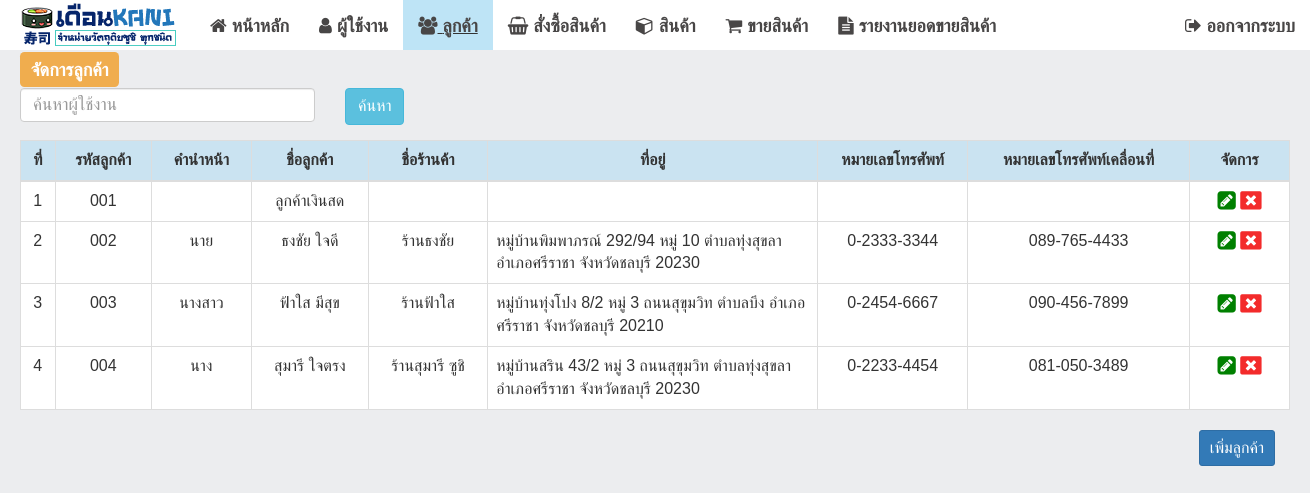
The app's page /index.php?viewName=customerList (signed in) with its own data.
### tables this page shows
CREATE TABLE `customer` (
  `customer_id` int(3) UNSIGNED ZEROFILL NOT NULL,
  `title_id` int(2) NOT NULL,
  `name_store` varchar(50) NOT NULL,
  `customer_name` varchar(50) NOT NULL,
  `address` varchar(100) NOT NULL,
  `tel` varchar(40) NOT NULL,
  `telephone` varchar(40) NOT NULL
);

CREATE TABLE `title` (
  `title_id` int(2) NOT NULL,
  `title_name` varchar(50) NOT NULL
);

### model/customer.php (called while the page is built, shortened)
<?php
class Customer {
    public function read($condition = "1=1 ") {
		$conn = new createCon();
        $con = $conn->connect();
        $this->sql = "SELECT * FROM  customer c LEFT OUTER JOIN title t ON c.title_id = t.title_id
          WHERE $condition ORDER BY c.customer_id ";
          mysqli_query($con,"SET NAMES 'utf8'");
        $query = mysqli_query($con,$this->sql);
        if ($query) {
            $result = array();
            while ($row = mysqli_fetch_array($query, MYSQLI_ASSOC)) {
                $result[] = $row;
            }
            return $result;
        } else {
            return false;
        }
    }
}

### views/customerList.php (the view, shortened to what this page needs)
<?php
include "./model/customer.php";
$obj = new Customer();
$search = " 1=1 ";
$rows = $obj->read($search);
?>
<div class="container">
    <h3><label class="label label-warning"  >จัดการลูกค้า</label></h3>
    <p>
    <div class="row">
                <div class="form-group col-md-3">
                    <input class="f17 form-control col-md-3" type="text" id="search" name="search" value="" placeholder="ค้นหาผู้ใช้งาน" />
                </div>
                <div class="form-group col-md-3 ">
                <button type="button" onclick="ActSearch()" class="btn btn-info f16">
                ค้นหา
                </button>
                </div>
    </div>
    <div class="table-responsive" >
        <table class="table table-bordered table-hover f16 " >
            <thead>
                <tr class="success">
                    <th class="text-center">ที่</th>
                    <th class="text-center">รหัสลูกค้า</th>
                    <th class="text-center" style="width: 100px;">คำนำหน้า</th>
                    <th class="text-center" >ชื่อลูกค้า</th>
                    <th class="text-center">ชื่อร้านค้า</th>
                    <th class="text-center" style="width: 330px;">ที่อยู่</th>
                    <th class="text-center" style="width: 150px;">หมายเลขโทรศัพท์</th>
                    <th class="text-center" >หมายเลขโทรศัพท์เคลื่อนที่</th>
                    <?php if($_SESSION["status"] != "2"){ ?>
                    <th class="text-center" style="width: 100px;">จัดการ</th>
                    <?php } ?>
                </tr>
            </thead>
            <tbody>
            <?php
                if ($rows != false) {
                    $count = 1;
                    foreach ($rows as $row) {
                        ?>
                        <tr>
                            <td class="text-center"><?= $count++; ?></td>
                            <td class="text-center"><?= $row["customer_id"] ?></td>
                            <td class="text-center"><?= $row["title_name"] ?></td>
                            <td class="text-center"><?= $row["customer_name"] ?></td>
                            <td class="text-center"><?= $row["name_store"] ?></td>
                            <td class="text-left" style="width: 300px;"><?= $row["address"] ?></td>
                            <td class="text-center"><?= $row["tel"] ?></td>
                            <td class="text-center"><?= $row["telephone"] ?></td>
                            <?php if($_SESSION["status"] != "2"){ ?>
                            <td class="text-center">
                                <a href="index.php?viewName=editCustomer&customer_id=<?= $row["customer_id"] ?>" class="text-center">
                                <i class="fa fa-pencil-square fa-lg" aria-hidden="true" style="color:green"></i>
                                </a>
                                <a href="#" data-href="conCustomer.php?action=delete&customer_id=<?= $row["customer_id"] ?>" data-toggle="modal" data-target="#confirm-delete" class="">
                                <i class="fa fa-window-close fa-lg" aria-hidden="true" style="color: #f32b2b"></i>
                                </a>
                            </td>
                            <?php } ?>
                        </tr>
                        <?php
                    }
                }
                ?>
            </tbody>
        </table>
        <div class="col-md-12 pull-right">
          <?php if($_SESSION["status"] != "2"){ ?>
          <a href="index.php?viewName=addCustomer" class="btn  btn-sm btn-primary pull-right f16">เพิ่มลูกค้า</a>
          <?php } ?>
       </div>
    </div>
</div>

### css/site.css (style rules this page uses)
body { background-color: #ECEDEF !important; -moz-background-size: cover; -webkit-background-size: cover; -o-background-size: cover; background-size: cover; }
tr:nth-child(odd) { background-color: #ffffff; }
tr:nth-child(even) { background-color: #ffffff; }
.f16 { font-size: 16px !important; font-family: Arial !important; }
.f17 { font-size: 17px !important; font-family: Arial !important; }

### records on screen
customer: customer_id "001", customer_name "ลูกค้าเงินสด"
customer: customer_id "002", title.title_name "นาย", customer_name "ธงชัย ใจดี", name_store "ร้านธงชัย", address "หมู่บ้านพิมพาภรณ์ 292/94 หมู่ 10 ตำบลทุ่งสุขลา อำเภอศรีราชา จังหวัดชลบุรี 20230", tel "0-2333-3344", telephone "089-765-4433"
customer: customer_id "003", title.title_name "นางสาว", customer_name "ฟ้าใส มีสุข", name_store "ร้านฟ้าใส", address "หมู่บ้านทุ่งโปง 8/2 หมู่ 3 ถนนสุขุมวิท ตำบลบึง อำเภอศรีราชา จังหวัดชลบุรี 20210", tel "0-2454-6667", telephone "090-456-7899"
customer: customer_id "004", title.title_name "นาง", customer_name "สุมารี ใจตรง", name_store "ร้านสุมารี ซูชิ", address "หมู่บ้านสริน 43/2 หมู่ 3 ถนนสุขุมวิท ตำบลทุ่งสุขลา อำเภอศรีราชา จังหวัดชลบุรี 20230", tel "0-2233-4454", telephone "081-050-3489"
